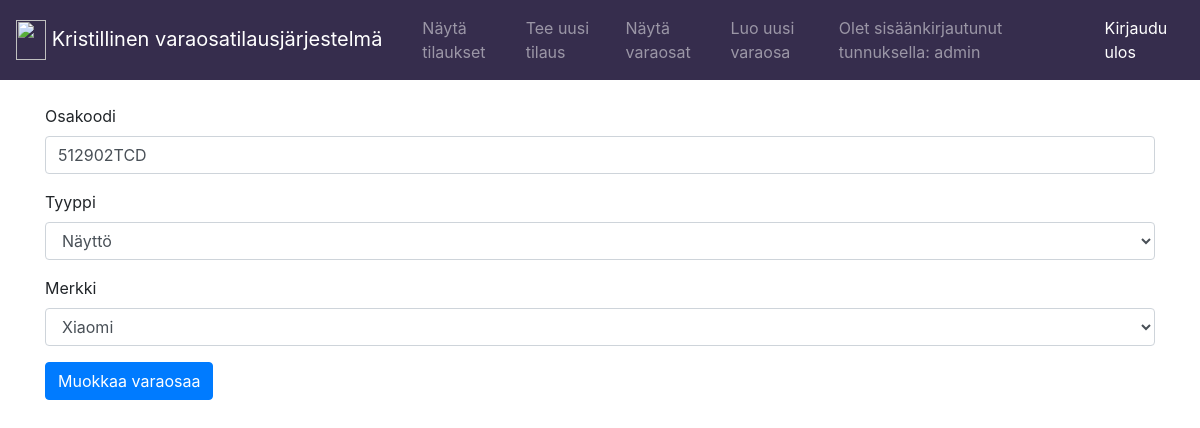
The app's page /varaosat/edit/3/ (signed in) with its own data.
### application/auth/models.py (models this page shows, shortened)
class User(Base):
    __tablename__ = "account"
    name = db.Column(db.String(144), nullable=False)
    username = db.Column(db.String(144), nullable=False)
    password = db.Column(db.String(144), nullable=False)
    varaosa = db.relationship("Varaosa", backref='account', lazy=True)

### application/varaosat/models.py (models this page shows, shortened)
class Varaosa(Base):
    partCode = db.Column(db.String(144), nullable=False)
    partType = db.Column(db.String(144), nullable=False)
    partBrand = db.Column(db.String(144), nullable=False)
    account_id = db.Column(db.Integer, db.ForeignKey('account.id'), nullable=False)
    tilaukset = db.relationship('Tilaus', secondary = 'liitostaulu')
    partTypeNames = {}
    partTypeNames['display'] = 'Näyttö'
    partTypeNames['mainboard'] = 'Piirikortti'
    partTypeNames['subboard'] = 'Alapiirilevy'
    partTypeNames['battery'] = 'Akku'
    partTypeNames['speaker'] = 'Kaiutin'
    partTypeNames['receiver'] = 'Kuuloke'
    partTypeNames['handset'] = 'Myyntipakkaus'
    partTypeNames['host'] = 'Vaihtolaite'
    partTypeNames['cable'] = 'Kaapeli'
    partTypeNames['charger'] = 'Laturi'
    partTypeNames['usbcable'] = 'Latausjohto'
    partTypeNames['other'] = 'Muu'
    partBrandNames = {}
    partBrandNames['huawei'] = 'Huawei'
    partBrandNames['samsung'] = 'Samsung'
    partBrandNames['oneplus'] = 'OnePlus'
    partBrandNames['apple'] = 'Apple'
    partBrandNames['nokia'] = 'Nokia'
    partBrandNames['sony'] = 'Sony'
    partBrandNames['xiaomi'] = 'Xiaomi'

### application/varaosat/views.py (the view)
@app.route("/varaosat/edit/<varaosa_id>/", methods=["GET"])
@login_required
def show_varaosa(varaosa_id):
    varaosa = Varaosa.query.get(varaosa_id)
    return render_template("varaosat/edit.html", varaosa = varaosa, form = VaraosaForm(obj=varaosa))

### application/varaosat/forms.py
class VaraosaForm(FlaskForm):
    partCode = StringField("Osakoodi", [validators.Length(min=2)])
    partType = SelectField("Tyyppi", choices=[('display', 'Näyttö'),
     ('mainboard', 'Piirikortti'),
     ('subboard', 'Alapiirilevy'),
     ('battery', 'Akku'),
     ('speaker', 'Kaiutin'),
     ('receiver', 'Kuuloke'),
     ('handset', 'Myyntipakkaus'),
     ('host', 'Vaihtolaite'),
     ('cable', 'Kaapeli'),
     ('charger', 'Laturi'),
     ('usbcable', 'Latausjohto'),
     ('other', 'Muu')])
    partBrand = SelectField("Merkki", choices=[('huawei', 'Huawei'),
     ('samsung', 'Samsung'),
     ('oneplus', 'OnePlus'),
     ('apple', 'Apple'),
     ('nokia', 'Nokia'),
     ('sony', 'Sony'),
     ('cat', 'Cat'),
     ('xiaomi', 'Xiaomi')])
    class Meta:
        csrf = False

### application/__init__.py (called while the page is built)
@login_manager.user_loader
def load_user(user_id):
    return User.query.get(user_id)

### application/templates/varaosat/edit.html (shortened to what this page needs)
{% extends "layout.html" %}
{% block body %}
<form method="POST" action="{{ url_for('varaosa_edit', varaosa_id=varaosa.id) }}">
<table>
	<div class="form-group">
		{{ form.partCode.label }}
		{{ form.partCode(class="form-control") }}
	</div>
	<div class="form-group">
		{{ form.partType.label }}
		{{ form.partType(class="form-control") }}
	</div>
	<div class="form-group">
		{{ form.partBrand.label }}
		{{ form.partBrand(class="form-control") }}
	</div>
	<button type="submit" class="btn btn-primary">Muokkaa varaosaa</button>
</form>
{% endblock %}

### application/templates/layout.html (shortened to what this page needs)
  <!DOCTYPE html>
  <html>
    <head>
      <link rel="stylesheet" href="https://maxcdn.bootstrapcdn.com/bootstrap/4.0.0/css/bootstrap.min.css">
    </head>
    <body>
      <nav class="navbar navbar-expand-md navbar-dark mb-4" style="background-color: #362d4d;">
        <a class="navbar-brand" href="/">
          <img src="http://cliparts.co/cliparts/rcn/rey/rcnreyoXi.svg" width="30" height="40" class="d-inline-block align-top" alt="">
          <div class="navbar-brand" style="padding-top:4px;">
          Kristillinen varaosatilausjärjestelmä
          </div>
        </a>
        <div class="collapse navbar-collapse" id="navbarCollapse">
          <ul class="navbar-nav mr-auto">
            <li class="nav-item">
              <a class="nav-link" href="{{ url_for('tilaus_index') }} ">Näytä tilaukset</a>
            </li>
            <li class="nav-item">
                <a class="nav-link" href="{{ url_for('tilaus_form') }} ">Tee uusi tilaus</a>
            </li>
            <li class="nav-item">
              <a class="nav-link" href="{{ url_for('varaosa_index') }} ">Näytä varaosat</a>
            </li>
            <li class="nav-item">
              <a class="nav-link" href="{{ url_for('varaosa_form') }} ">Luo uusi varaosa</a>
            </li>
          </ul>
        </div>
        {% if current_user.is_authenticated %}
          <div class="navbar-text">
            Olet sisäänkirjautunut tunnuksella: {{ current_user.name }}
          </div>
        <div class="navbar-text" style="padding-left:16px;">
          <a href="{{ url_for('auth_logout') }}">Kirjaudu ulos</a>
          {% else %}
        <div class="navbar-text">
          <a href="{{ url_for('auth_login') }}">Kirjaudu sisään</a>
          {% endif %}
        </div>
      </nav>
      <main role="main" class="container">
      {% block body %}{% endblock %}
      </main>
    </body>
  </html>

### records on screen
User: name "admin"
Varaosa: partCode "512902TCD", partType "Näyttö", partBrand "Xiaomi"
